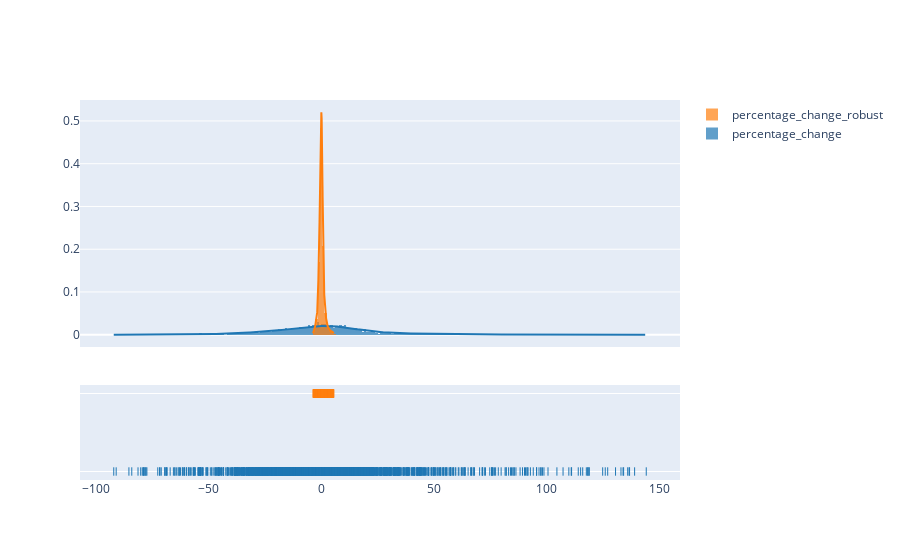

Notebook code cell kept with this figure:
### Code cell
import plotly.figure_factory as ff
import numpy as np

hist_data = [dict_of_percentage_changes_train["percentage_change"], dict_of_percentage_changes_train["percentage_change_robust"]]
             # , dict_of_percentage_changes_train["percentage_change_standard"], dict_of_percentage_changes_train["percentage_change_min_max"], dict_of_percentage_changes_train["percentage_change_robust"]]

group_labels = ['percentage_change', "percentage_change_robust"]
# , "percentage_change_standard", "percentage_change_min_max", "percentage_change_robust"
# Create distplot with custom bin_size
fig = ff.create_distplot(hist_data, group_labels)
fig.show()

### Figure 1 — Plotly figure (JSON) as saved in the notebook; plotly's stock layout.template omitted (floating-point values rounded to 4 significant figures; data arrays with more than 128 entries replaced by an {"elided": "..."} marker saying what was removed)
{"data": [{"autobinx": false, "histnorm": "probability density", "legendgroup": "percentage_change", "marker": {"color": "rgb(31, 119, 180)"}, "name": "percentage_change", "opacity": 0.7, "type": "histogram", "x": {"elided": "2131 float values"}, "xaxis": "x", "xbins": {"end": 144.0, "size": 1, "start": -91.98}, "yaxis": "y"}, {"autobinx": false, "histnorm": "probability density", "legendgroup": "percentage_change_robust", "marker": {"color": "rgb(255, 127, 14)"}, "name": "percentage_change_robust", "opacity": 0.7, "type": "histogram", "x": {"elided": "2131 float values"}, "xaxis": "x", "xbins": {"end": 5.604, "size": 1, "start": -3.621}, "yaxis": "y"}, {"legendgroup": "percentage_change", "marker": {"color": "rgb(31, 119, 180)"}, "mode": "lines", "name": "percentage_change", "showlegend": false, "type": "scatter", "x": {"elided": "500 float values"}, "xaxis": "x", "y": {"elided": "500 float values"}, "yaxis": "y"}, {"legendgroup": "percentage_change_robust", "marker": {"color": "rgb(255, 127, 14)"}, "mode": "lines", "name": "percentage_change_robust", "showlegend": false, "type": "scatter", "x": {"elided": "500 float values"}, "xaxis": "x", "y": {"elided": "500 float values"}, "yaxis": "y"}, {"legendgroup": "percentage_change", "marker": {"color": "rgb(31, 119, 180)", "symbol": "line-ns-open"}, "mode": "markers", "name": "percentage_change", "showlegend": false, "type": "scatter", "x": {"elided": "2131 float values"}, "xaxis": "x", "y": {"elided": "2131 str values"}, "yaxis": "y2"}, {"legendgroup": "percentage_change_robust", "marker": {"color": "rgb(255, 127, 14)", "symbol": "line-ns-open"}, "mode": "markers", "name": "percentage_change_robust", "showlegend": false, "type": "scatter", "x": {"elided": "2131 float values"}, "xaxis": "x", "y": {"elided": "2131 str values"}, "yaxis": "y2"}], "layout": {"barmode": "overlay", "hovermode": "closest", "legend": {"traceorder": "reversed"}, "xaxis": {"anchor": "y2", "domain": [0, 1], "zeroline": false}, "yaxis": {"anchor": "free", "domain": [0.35, 1], "position": 0}, "yaxis2": {"anchor": "x", "domain": [0, 0.25], "dtick": 1, "showticklabels": false}}}
